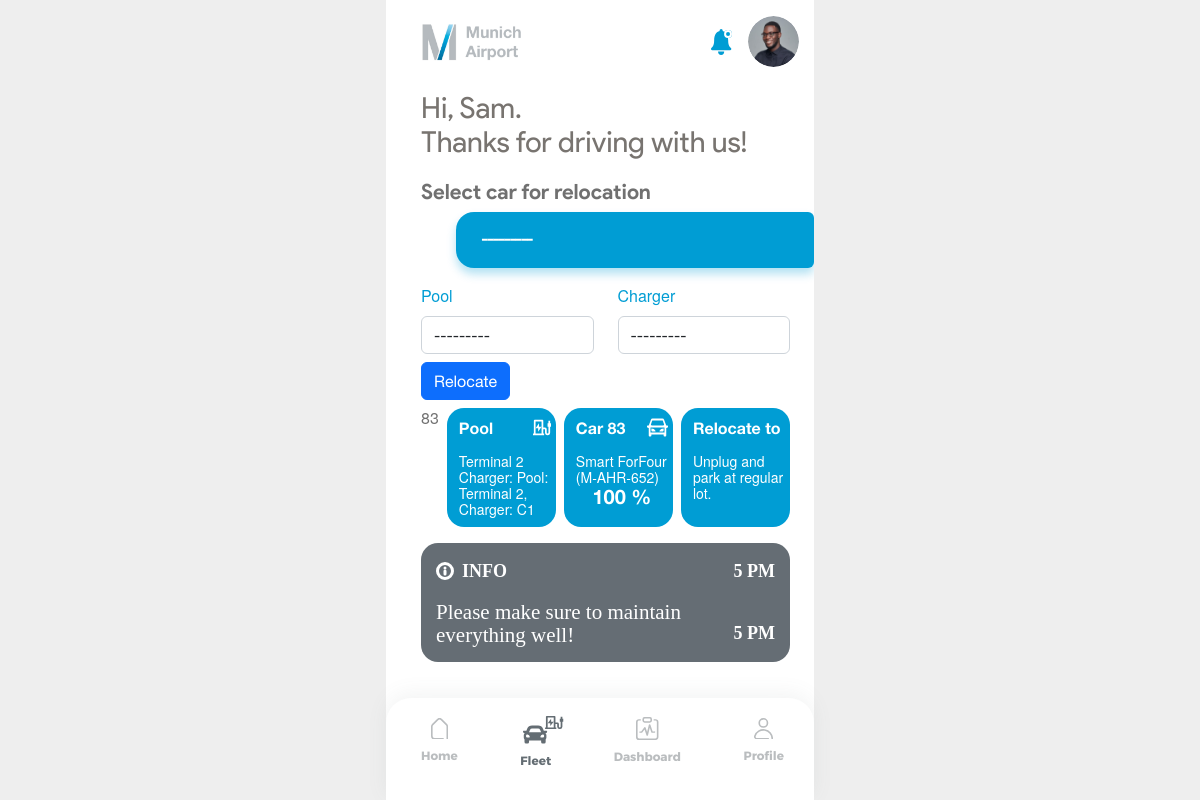
The app's page /management/maintenance/ with its own data.
### car_checkout/models.py (models this page shows)
class ChargingProcedure(models.Model):
	pool = models.ForeignKey(Pool, on_delete=models.CASCADE, default=1)
	charger = models.ForeignKey(Charger, on_delete=models.CASCADE, null=True)
	car = models.ForeignKey(Car, on_delete=models.CASCADE)
	parked_from = models.DateTimeField(auto_now=True)
	parked_until = models.DateTimeField(default=None, null=True)
	charging_state = models.IntegerField(3)
	needs_relocation = models.BooleanField(default=False)
	is_pickedup = models.BooleanField(default=False)
	def __str__(self):
		return f"{self.id}"

### charger_management/models.py (models this page shows)
class Pool(models.Model):
	name = models.CharField(max_length=128)
	longitude = models.DecimalField(decimal_places=6,max_digits=9)
	latitude = models.DecimalField(decimal_places=6,max_digits=9)
	def __str__(self):
		return self.name

class Charger(models.Model):
	name = models.CharField(max_length=128, default="Charger Name Undefined")
	pool = models.ForeignKey(Pool, on_delete=models.CASCADE)
	longitude = models.DecimalField(decimal_places=6,max_digits=9)
	latitude = models.DecimalField(decimal_places=6,max_digits=9)
	charger_type = models.ForeignKey(ChargerTypes, on_delete=models.CASCADE)
	is_available = models.BooleanField(default=True)
	def __str__(self):
		return f"Pool: {self.pool.name}, Charger: {self.name}"

class Car(models.Model):
	licence_plate = models.CharField(max_length=128)
	brand = models.CharField(max_length=128)
	model = models.CharField(max_length=128)
	battery_capacity = models.DecimalField(decimal_places=6,max_digits=9)
	def __str__(self):
		return f"{self.brand} {self.model} ({self.licence_plate})"

### charger_management/views.py (the view)
# urls.py: path('maintenance/', views.maintenanceView, name='maintenanceView'),
def maintenanceView(request):
    queryset = ChargingProcedure.objects.all()
    updated_queryset = refreshCurrentSoC(queryset)
    updated_queryset = sorted(updated_queryset, key=lambda instance: instance.current_charging_state)
    taken_free_chargers = []
    filtered_data = []
    for i in updated_queryset:
        if i.needs_relocation:
            free_chargers = Charger.objects.filter(is_available=True).exclude(id__in=taken_free_chargers)
            if len(free_chargers) > 0 and i.charger is None:
                relocate_to = free_chargers[0]
                taken_free_chargers.append(relocate_to.id)
            else:
                if i.charger is None:
                    relocate_to = "No charger available. Please wait."
                else:
                    relocate_to = "Unplug and park at regular lot."
            i.relocate_to = relocate_to
            filtered_data.append(i)
    form = relocateCarForm()
    return render(request, 'maintenance.html', {'maintenance': filtered_data, 'form': form})

### charger_management/forms.py
class relocateCarForm(forms.Form):
    cpid = forms.ModelChoiceField(label="Id", queryset=ChargingProcedure.objects.filter(needs_relocation=True), widget=forms.Select(attrs={'class': 'form-control formSelectField font-product-sans custom--button'}))
    pool = forms.ModelChoiceField(label="Pool", queryset=Pool.objects.all(), widget=forms.Select(attrs={'class': 'form-control formSelectField'}))
    charger = forms.ModelChoiceField(label="Charger", queryset=Charger.objects.filter(is_available=True), required=False, widget=forms.Select(attrs={'class': 'form-control formSelectField'}))

### car_checkout/decisionEngine.py (called while the page is built)
def refreshCurrentSoC(querySet):
    for i in querySet:
        if i.charger is not None:
            curr_soc = chargingStateApprox(i.car.battery_capacity, i.charger.charger_type.kw, i.parked_from, i.charging_state)
            if curr_soc > 70:
                i.needs_relocation = True
                ChargingProcedure.objects.filter(id=i.id).update(needs_relocation=True)
                if curr_soc > 100:
                    curr_soc = 100
        else:
            curr_soc = i.charging_state
        i.current_charging_state = curr_soc
    return querySet

def chargingStateApprox(car_kwh, charger_kw, initial_datetime, initial_soc, type="cv"):
    charging_duration = datetime.now(tz) - initial_datetime
    if type=="linear":
        state = linearStateApprox(charging_duration, initial_soc)
        return state
    elif type=="cv":
        return cvStateApprox(car_kwh, charger_kw, charging_duration, initial_soc)
    else:
        return linearStateApprox(charging_duration, initial_soc)

def cvStateApprox(car_kwh, charger_kw, charging_duration, initial_soc):
    socCurve = approxCVCurve(car_kwh, charger_kw)
    socEnd = 0
    try:
        relative_time_passed = charging_duration.total_seconds()/60 - np.where(socCurve > initial_soc)[0][0]
    except IndexError as e:
        print(e)
        print(f"initial_soc: {initial_soc}")
        print(f"socCurve: {socCurve}")
        relative_time_passed = -1
    if relative_time_passed < 0:
        relative_time_passed = int(np.where(socCurve > initial_soc)[0][0])
    if relative_time_passed > len(socCurve):
        socEnd = 100
    else:
        socEnd = round(socCurve[round(relative_time_passed)])
    return socEnd

### charger_management/templates/maintenance.html (shortened to what this page needs)
<!DOCTYPE html>
{% load static %}
<html lang="en">
<head>
    <link rel="stylesheet" href='{% static "css/bootstrap.min.css" %}'>
    <link rel="stylesheet" href='{% static "css/style.css" %}'>
</head>
<body class="font-helvetica bg-gray-light">
    <div class="wrapper--mobile  bg-white ">
        <header class="w-100 sticky-top bg-white d-flex justify-content-between align-items-center pl-35 pr-15 py-3">
            <figure class="m-0 p-0">
                <img class="logo-mobile" src='{% static "img/munich_airport_logo.png" %}' alt="munich_airport_logo">
            </figure>
            <div class="">
                <ul class="list-unstyled d-flex gap-3 align-items-center">
                    <li>
                        <button type="button" class="bg-transparant border-0">
                            <img src='{% static "img/bell.svg" %}' alt="bell.svg">
                        </button>
                    </li>
                    <li>
                        <a href="#">
                            <img class="rounded-circle" src='{% static "img/user.png" %}' alt="user.png">
                        </a>
                    </li>
                </ul>
            </div>
        </header>
        <main class="main--area">
            <form action="/management/maintenance/relocate/" method="POST">
            <section class="title-main pl-35 pr-15 pt-2">
                <h1 class="font-product-sans">Hi, Sam. <br> Thanks for driving with us!</h1>
            </section>
            <section class="pl-35  position-relative">
                <h2 class="car--title font-product-sans pb-2">Select car for relocation</h2>
                <section class="pl-35">
                    {{ form.cpid }}
                </section>
            </section>
            <section class="pl-35 pr-24 py-3">
                <div class="row pb-2">
                    <div class="col-6">
                        <label for="pool" class="form-label">Pool </label>
                        {{ form.pool }}
                    </div>
                    <div class="col-6">
                        <label for="charger" class="form-label">Charger </label>
                        {{ form.charger }}
                    </div>
                </div>
                <input type="submit" value="Relocate" class="btn btn-primary mb-2" />
                    {% for m in maintenance %}
                    <div class="d-flex gap-2 align-items-stretch justify-content-between mb-3">
                        <div><h3 class="car--id">{{m.id}}</h3></div>
                        <div class="custom--box">
                            <div class="d-flex justify-content-between pb-3">
                                <h3 class="box--title">Pool</h3>
                                <img src='{% static "img/charger.svg" %}' alt="car-pool.svg">
                            </div>
                            <p class="box--detail">{{m.pool}}</p>
                            <p class="box--detail">Charger: {{m.charger}}</p>
                        </div>
                        <div class="custom--box">
                            <div class="d-flex justify-content-between pb-3">
                                <h3 class="box--title">Car {{m.id}}</h3>
                                <img src='{% static "img/car-pool.svg" %}' alt="car-pool.svg">
                            </div>
                            <p class="box--detail">{{m.car}}</p>
                            <p class="maintenance-charging"><strong>{{m.current_charging_state}} %</strong></p>
                        </div>
                        <div class="custom--box">
                            <div class="d-flex justify-content-between pb-3">
                                <h3 class="box--title">Relocate to</h3>
                            </div>
                            <p class="box--detail">{{m.relocate_to}}</p>
                        </div>
                    </div>
                    {% endfor %}
                <div class="info--box font-arial  mb-3">
                    <div class="d-flex justify-content-between align-items-center pb-3 gap-3">
                        <div class="d-flex align-items-center gap-2">
                            <img src='{% static "img/info.svg" %}' alt="info.svg">
                            <h2 class="info--box-title">INFO</h2>
                        </div>
                        <p class="info--box-time">5 pm</p>
                    </div>
                    <div class="d-flex justify-content-between align-items-end gap-4">
                        <div class="flex">
                            <p class="info--box-detail">Please make sure to
maintain everything well!</p>
                        </div>
                        <p class="info--box-time">5 pm</p>
                    </div>
                </div>
            </section>
        </form>
        </main>
        <footer class="footer--mobile font-montserrat">
            <ul class="footer--items list-unstyled d-flex justify-content-between align-items-center">
                <li class="footer--item">
                   <a href="/" class="d-flex flex-column gap-2 align-items-center">
                        <p class="footer--title">Home</p>
                   </a>
                </li>
                <li class="footer--item">
                   <a href="#" class="is--active fleet d-flex flex-column gap-2 align-items-center">
                        <p class="footer--title">Fleet</p>
                   </a>
                </li>
                <li class="footer--item">
                   <a href="#" class=" d-flex flex-column gap-2 align-items-center">
                        <p class="footer--title">Dashboard</p>
                   </a>
                </li>
                <li class="footer--item">
                   <a href="#" class="d-flex flex-column gap-2 align-items-center">
                    <p class="footer--title">Profile</p>
                   </a>
                </li>
            </ul>
        </footer>
    </div>
</body>
</html>

### static/css/style.css (style rules this page uses)
* { margin: 0; padding: 0; box-sizing: border-box; }
.font-montserrat { font-family: 'Montserrat Regular', serif; }
.font-product-sans { font-family: 'Product Sans', serif; }
.font-helvetica { font-family: 'Helvetica Neue', serif; }
.font-arial { font-family: 'Arial Regular', serif; }
h1,h2,h3,h4,h5,h6,p,ul { margin: 0; padding: 0; }
a { text-decoration: none; }
.wrapper--mobile { width: 428px; max-width: 100%; margin: 0 auto; height: 100vh; overflow: hidden; }
.main--area { overflow-x: hidden; overflow-y: auto; max-height: calc(100vh - 178px); }
.bg-white { background: white; }
.bg-gray-light { background: rgb(238, 238, 238); }
.pl-35 { padding-left: 15px; }
.pr-24 { padding-right: 15px; }
.pr-15 { padding-right: 15px; }
.bg-transparant { background: transparent }
.title-main { padding-bottom: 20px; }
.title-main h1 { font-size: 29px; font-weight: normal; color: #787470; line-height: 34px; }
.custom--button { background: #009DD4; color: white; font-weight: bold; box-shadow: 0 6px 10px 0 rgba(0, 157,212, 0.30); border-top-left-radius: 18px; border-bottom-left-radius: 18px; border: none; font-size: 17px; padding: 15px 25px; }
.logo-mobile { height: 40px }
.form-label { color: #009DD4; font-weight: 500; }
.car--id { color: #707070; font-weight: 500; font-size: 16px; }
.custom--box { background-color: #009DD4; border-radius: 17px; padding: 10px 5px 10px 12px; width: 115px; min-height: 108px; max-width: 100%; }
.box--title { color: white; font-size: 16px; font-weight: 700; }
.box--detail { color: white; font-size: 14px; line-height: 16px; font-weight: 500; }
.info--box { padding: 15px; background-color: #656D74; border-radius: 17px; }
.info--box-time, .info--box-title { font-size: 18px; color: white; text-transform: uppercase; font-weight: 700; flex-shrink: 0; }
.info--box-detail { font-size: 21px; color: white; line-height: 23px; font-weight: 400; }
.footer--mobile { background: white; box-shadow: 0 -5px 20px 0 rgba(101, 109,116, 0.08); position: fixed; bottom: 0; z-index:999; left: 0; right: 0; width: 428px; max-width: 100%; margin: 0 auto; padding: 15px 30px 30px 35px; border-top-left-radius: 25px; border-top-right-radius: 25px; }
.footer--item svg { fill: #BABDBF }
.footer--title { font-size: 12px; font-weight: 700; text-align: center; color: #BABDBF; transition: all 0.3s ease; }
.is--active svg { fill: #646D73; }
.is--active .footer--title { color: #646D73 }
.fleet svg { margin-right: -15px; }
.car--title { font-size: 21px; color: #707070; font-weight: 700; padding-bottom: 5px; }
a { color: inherit; }
.maintenance-charging { text-align: center; color: rgb(255, 255, 255); font-size: 20px; line-height: 22px; font-weight: 500; }
@media (min-width: 400px) { .pl-35 { padding-left: 35px; } }
@media (min-width: 400px) { .pr-24 { padding-right: 24px; } }

### records on screen
ChargingProcedure: id "83", pool "Terminal 2", charger "Pool: Terminal 2, Charger: C1", car "Smart ForFour (M-AHR-652)", current_charging_state "100", relocate_to "Unplug and park at regular lot."
